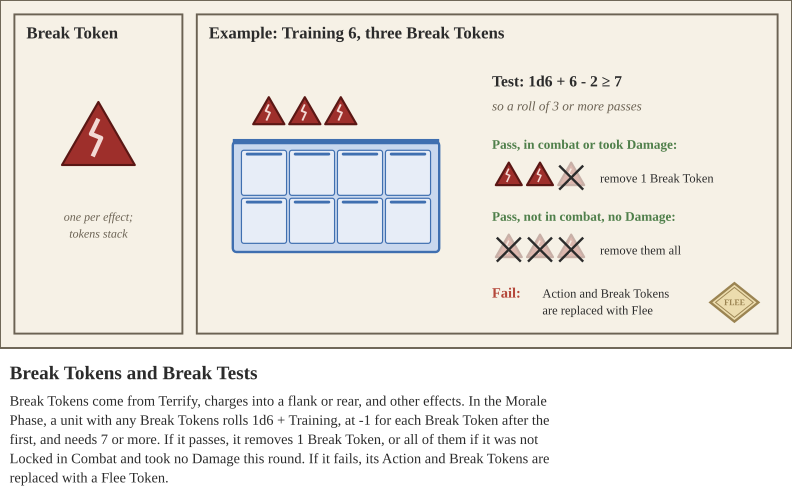

Recreate this plot in Python.
from style import *
from tokens import *
W, H = 330, 145
s = SVG(W, H, 'Break Tokens and Break Tests', [
    'Break Tokens come from Terrify, charges into a flank or rear, and other effects. In the Morale Phase, a unit with any Break Tokens',
    'rolls 1d6 + Training, at -1 for each Break Token after the first, and needs 7 or more. If it passes, it removes 1 Break Token,',
    'or all of them if it was not Locked in Combat and took no Damage this round. If it fails, its Action and Break Tokens are replaced with a Flee Token.'])
s.panel(0, 0, W, H)
s.panel(6, 6, 70, H - 12, 'Break Token')
break_token(s, 41, 60, 14)
s.text(41, 92, 'one per effect;', 5, C['line'], italic=True)
s.text(41, 99, 'tokens stack', 5, C['line'], italic=True)
s.panel(82, 6, W - 88, H - 12, 'Example: Training 6, three Break Tokens')
s.tray(140, 82, 2, 4, 0, 'blue')
for i in range(3): break_token(s, 112 + i * 15, 48)
s.text(205, 36, 'Test: 1d6 + 6 - 2 ≥ 7', 6.5, C['ink'], 'start', bold=True)
s.text(205, 46, 'so a roll of 3 or more passes', 5.5, C['line'], 'start', italic=True)
def gone(x, y):
    s.add('<g opacity="0.3">'); break_token(s, x, y, 5); s.add('</g>')
    s.add(f'<path d="M{x-5},{y-5} L{x+5},{y+5} M{x+5},{y-5} L{x-5},{y+5}" stroke="{C["ink"]}" stroke-width="1"/>')
s.text(205, 62, 'Pass, in combat or took Damage:', 5.5, C['green'], 'start', bold=True)
for i in range(2): break_token(s, 212 + i * 13, 74, 5)
gone(238, 74)
s.text(250, 76, 'remove 1 Break Token', 5.2, C['ink'], 'start')
s.text(205, 92, 'Pass, not in combat, no Damage:', 5.5, C['green'], 'start', bold=True)
for i in range(3): gone(212 + i * 13, 104)
s.text(250, 106, 'remove them all', 5.2, C['ink'], 'start')
s.text(205, 124, 'Fail:', 6, C['red'], 'start', bold=True)
s.text(226, 124, 'Action and Break Tokens', 5.2, C['ink'], 'start')
s.text(226, 131, 'are replaced with Flee', 5.2, C['ink'], 'start')
action_token(s, 306, 126, 'Flee', 8)
print(s.save('break_tokens.svg'))
